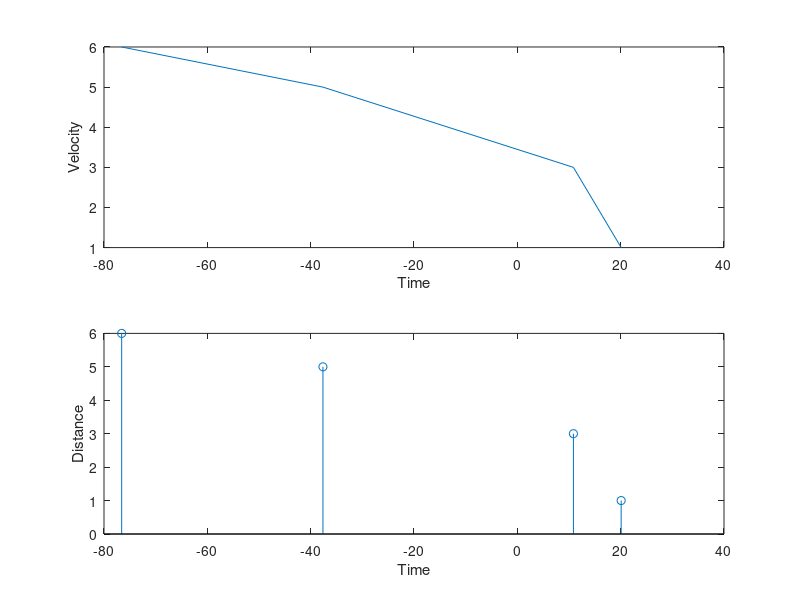

This figure's MATLAB source:
clc;
%clear all;
close all;

x0 = 10;
v0 = 15;
t = 5;
a = -9.81;

x = x0 + v0*t + (0.5 * a * (t*t)); %applying formula


t1 = [1,3,5,6];
x1 = x0 + v0.*t1 + (0.5 * a * (t1.*t1));

subplot(2,1,1) % using subplot
plot(x1,t1); %it plots a continuous graph
xlabel('Time')
ylabel('Velocity')

%hold on;
subplot(2,1,2)
stem(x1,t1); %it plots a discrete graph

xlabel('Time') %It helps for recognition purpose
ylabel('Distance')

%legend('x','x1')

